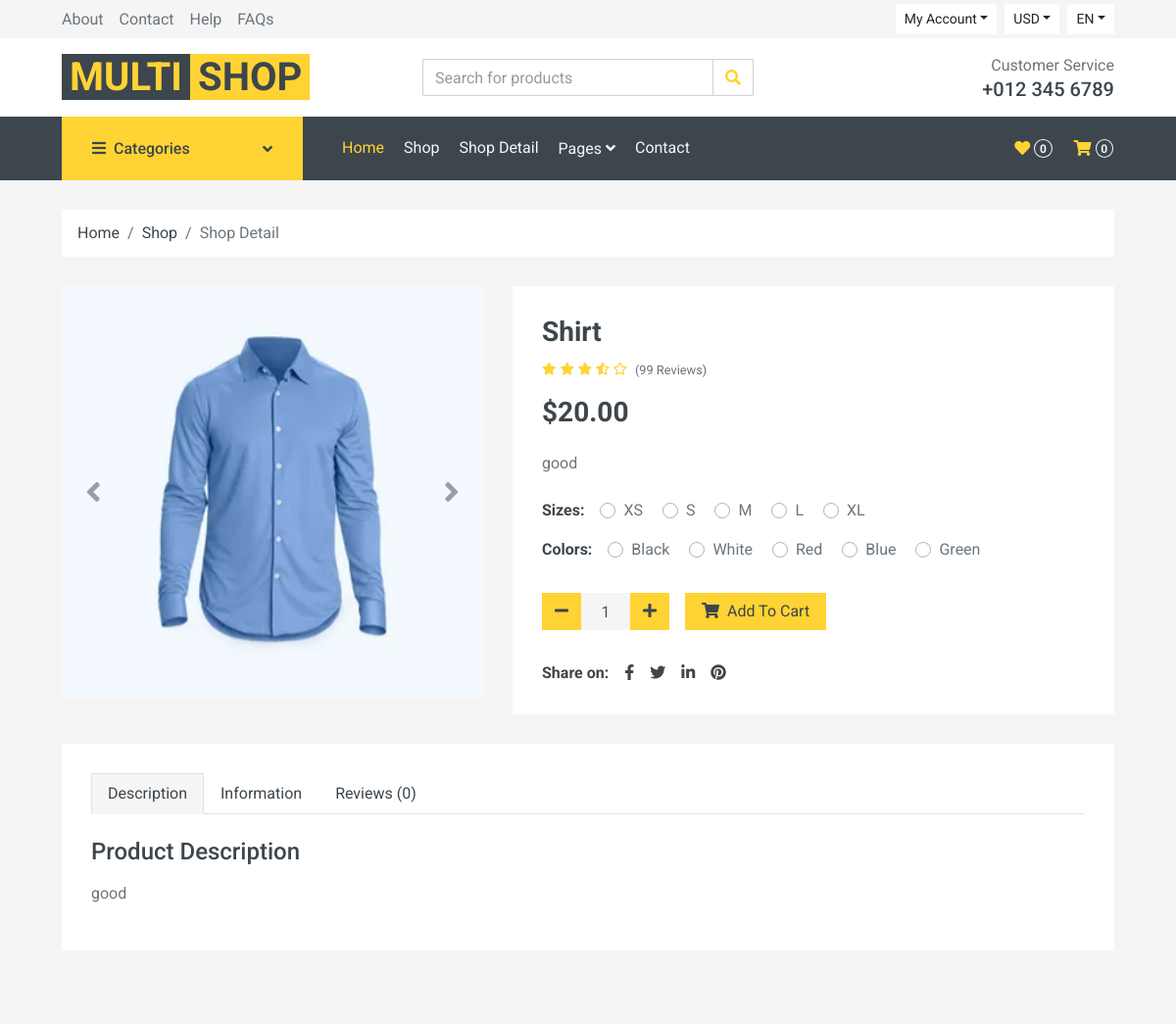
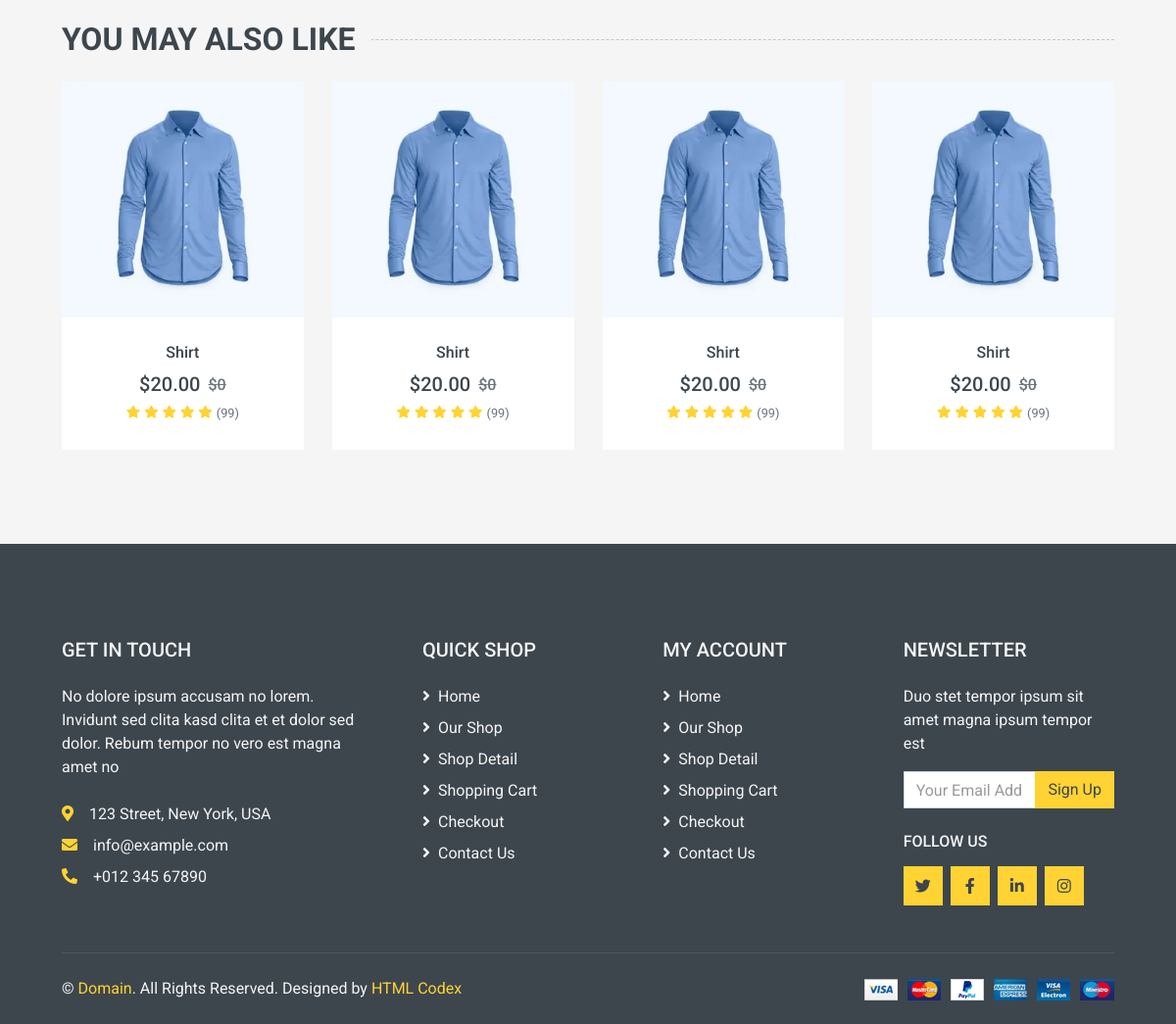
/products/detail/Shirt, run on the app's committed database (2 pictures, top to bottom).
### shop/models.py (models this page shows, shortened)
class Product(models.Model):
    name = models.CharField(max_length=250)
    slug = models.SlugField(max_length=250, unique=True)
    description = models.TextField(null=True, blank=True)
    price = models.DecimalField(max_digits=10, decimal_places=2)
    quantity = models.IntegerField(default=10)
    sizes = models.ManyToManyField(Size)
    colors = models.ManyToManyField(Color)
    discount = models.IntegerField(default=0)
    category = models.ForeignKey(Category, on_delete=models.SET_NULL, null=True, related_name='products')

class ProductImage(models.Model):
    image = models.ImageField(upload_to='products/images/')
    product = models.ForeignKey(Product, on_delete=models.CASCADE, related_name='images')

### shop/views.py (the view)
# urls.py: path('products/detail/<slug:slug>', ProductDetailView.as_view(), name='products_detail'),
class ProductDetailView(DetailView):
    model = Product
    template_name = 'shop/detail.html'
    context_object_name = 'product'

### shop/templates/shop/detail.html (shortened to what this page needs)
{% extends 'base.html' %}
    {% block content %}
    <div class="container-fluid">
        <div class="row px-xl-5">
            <div class="col-12">
                <nav class="breadcrumb bg-light mb-30">
                    <a class="breadcrumb-item text-dark" href="#">Home</a>
                    <a class="breadcrumb-item text-dark" href="#">Shop</a>
                    <span class="breadcrumb-item active">Shop Detail</span>
                </nav>
            </div>
        </div>
    </div>
    <div class="container-fluid pb-5">
        <div class="row px-xl-5">
            <div class="col-lg-5 mb-30">
                <div id="product-carousel" class="carousel slide" data-ride="carousel">
                    <div class="carousel-inner bg-light">
                        <div class="carousel-item active">
                            <img class="w-100 h-100" src="{{ product.images.first.image.url }}" alt="Image 1">
                        </div>
                    </div>
                    <a class="carousel-control-prev" href="#product-carousel" data-slide="prev">
                        <i class="fa fa-2x fa-angle-left text-dark"></i>
                    </a>
                    <a class="carousel-control-next" href="#product-carousel" data-slide="next">
                        <i class="fa fa-2x fa-angle-right text-dark"></i>
                    </a>
                </div>
            </div>
            <div class="col-lg-7 h-auto mb-30">
                <div class="h-100 bg-light p-30">
                    <h3>{{product.name}}</h3>
                    <div class="d-flex mb-3">
                        <div class="text-primary mr-2">
                            <small class="fas fa-star"></small>
                            <small class="fas fa-star"></small>
                            <small class="fas fa-star"></small>
                            <small class="fas fa-star-half-alt"></small>
                            <small class="far fa-star"></small>
                        </div>
                        <small class="pt-1">(99 Reviews)</small>
                    </div>
                    <h3 class="font-weight-semi-bold mb-4">${{product.price}}</h3>
                    <p class="mb-4">{{product.description}}</p>
                    <div class="d-flex mb-3">
                        <strong class="text-dark mr-3">Sizes:</strong>
                        <form>
                            <div class="custom-control custom-radio custom-control-inline">
                                <label class="custom-control-label" for="size-1">XS</label>
                            </div>
                            <div class="custom-control custom-radio custom-control-inline">
                                <label class="custom-control-label" for="size-2">S</label>
                            </div>
                            <div class="custom-control custom-radio custom-control-inline">
                                <label class="custom-control-label" for="size-3">M</label>
                            </div>
                            <div class="custom-control custom-radio custom-control-inline">
                                <label class="custom-control-label" for="size-4">L</label>
                            </div>
                            <div class="custom-control custom-radio custom-control-inline">
                                <label class="custom-control-label" for="size-5">XL</label>
                            </div>
                        </form>
                    </div>
                    <div class="d-flex mb-4">
                        <strong class="text-dark mr-3">Colors:</strong>
                        <form>
                            <div class="custom-control custom-radio custom-control-inline">
                                <label class="custom-control-label" for="color-1">Black</label>
                            </div>
                            <div class="custom-control custom-radio custom-control-inline">
                                <label class="custom-control-label" for="color-2">White</label>
                            </div>
                            <div class="custom-control custom-radio custom-control-inline">
                                <label class="custom-control-label" for="color-3">Red</label>
                            </div>
                            <div class="custom-control custom-radio custom-control-inline">
                                <label class="custom-control-label" for="color-4">Blue</label>
                            </div>
                            <div class="custom-control custom-radio custom-control-inline">
                                <label class="custom-control-label" for="color-5">Green</label>
                            </div>
                        </form>
                    </div>
                    <div class="d-flex align-items-center mb-4 pt-2">
                        <div class="input-group quantity mr-3" style="width: 130px;">
                            <div class="input-group-btn">
                                <button class="btn btn-primary btn-minus">
                                    <i class="fa fa-minus"></i>
                                </button>
                            </div>
                            <input type="text" class="form-control bg-secondary border-0 text-center" value="1">
                            <div class="input-group-btn">
                                <button class="btn btn-primary btn-plus">
                                    <i class="fa fa-plus"></i>
                                </button>
                            </div>
                        </div>
                        <button class="btn btn-primary px-3"><i class="fa fa-shopping-cart mr-1"></i> Add To
                            Cart</button>
                    </div>
                    <div class="d-flex pt-2">
                        <strong class="text-dark mr-2">Share on:</strong>
                        <div class="d-inline-flex">
                            <a class="text-dark px-2" href="">
                                <i class="fab fa-facebook-f"></i>
                            </a>
                            <a class="text-dark px-2" href="">
                                <i class="fab fa-twitter"></i>
                            </a>
                            <a class="text-dark px-2" href="">
                                <i class="fab fa-linkedin-in"></i>
                            </a>
                            <a class="text-dark px-2" href="">
                                <i class="fab fa-pinterest"></i>
                            </a>
                        </div>
                    </div>
                </div>
            </div>
        </div>
        <div class="row px-xl-5">
            <div class="col">
                <div class="bg-light p-30">
                    <div class="nav nav-tabs mb-4">
                        <a class="nav-item nav-link text-dark active" data-toggle="tab" href="#tab-pane-1">Description</a>
                        <a class="nav-item nav-link text-dark" data-toggle="tab" href="#tab-pane-2">Information</a>
                        <a class="nav-item nav-link text-dark" data-toggle="tab" href="#tab-pane-3">Reviews (0)</a>
                    </div>
                    <div class="tab-content">
                        <div class="tab-pane fade show active" id="tab-pane-1">
                            <h4 class="mb-3">Product Description</h4>
                            <p> {{product.description}} </p>
                        </div>
                    </div>
                </div>
            </div>
        </div>
    </div>
    <div class="container-fluid py-5">
        <h2 class="section-title position-relative text-uppercase mx-xl-5 mb-4"><span class="bg-secondary pr-3">You May Also Like</span></h2>
        <div class="row px-xl-5">
            <div class="col">
                <div class="owl-carousel related-carousel">
                    <div class="product-item bg-light">
                        <div class="product-img position-relative overflow-hidden">
                            <img class="img-fluid w-100" src="{{product.images.first.image.url}}" alt="">
                            <div class="product-action">
                            </div>
                        </div>
                        <div class="text-center py-4">
                            <a class="h6 text-decoration-none text-truncate" href="">{{product.name}}</a>
                            <div class="d-flex align-items-center justify-content-center mt-2">
                                <h5>${{product.price}}</h5><h6 class="text-muted ml-2"><del>${{product.discount}}</del></h6>
                            </div>
                            <div class="d-flex align-items-center justify-content-center mb-1">
                                <small class="fa fa-star text-primary mr-1"></small>
                                <small class="fa fa-star text-primary mr-1"></small>
                                <small class="fa fa-star text-primary mr-1"></small>
                                <small class="fa fa-star text-primary mr-1"></small>
                                <small class="fa fa-star text-primary mr-1"></small>
                                <small>(99)</small>
                            </div>
                        </div>
                    </div>
                </div>
            </div>
        </div>
    </div>
    {% endblock content %}

### data on the page
Product: images.first.image (picture), name "Shirt", price "20.00", description "good", discount "0"
